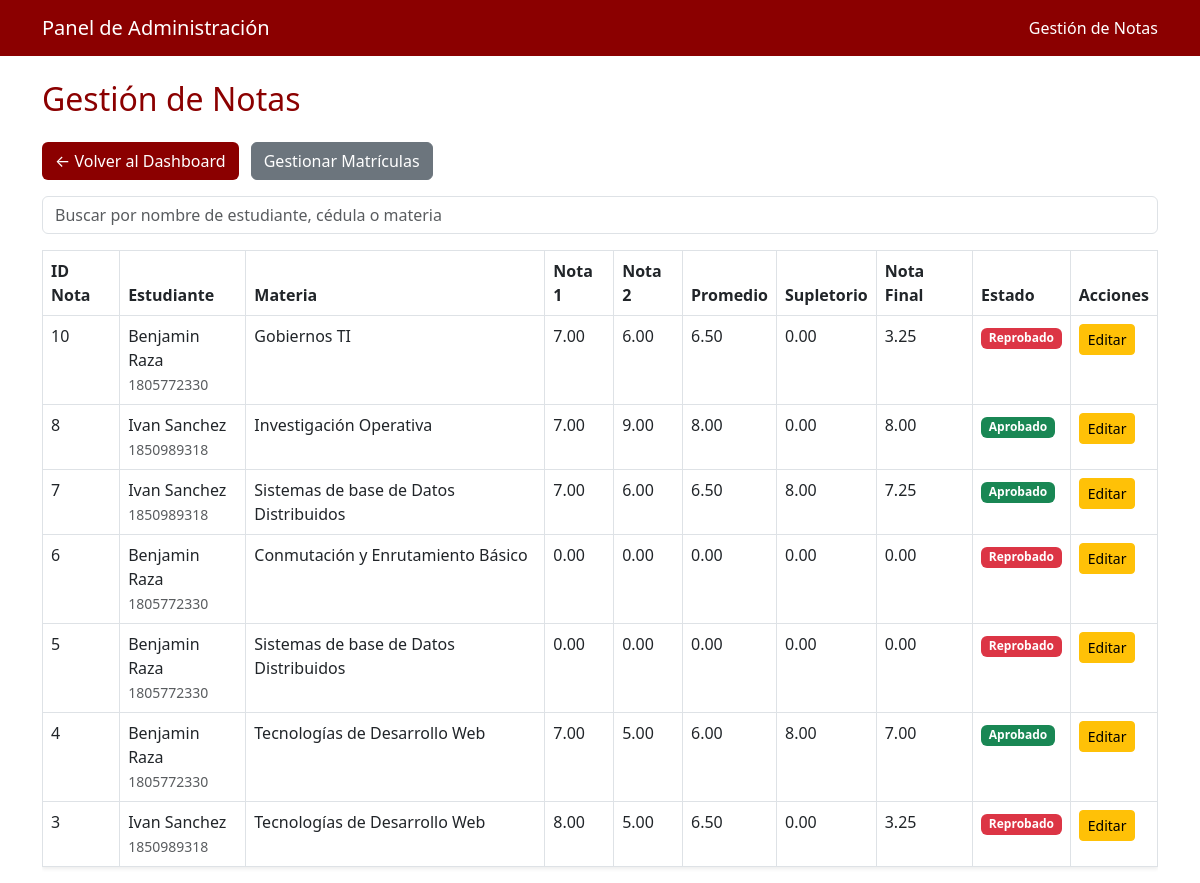
/app/vistas/admin/notas.php (signed in), run on the app's committed database.
### tables this page shows
CREATE TABLE `notas` (
  `IdNota` int(11) NOT NULL,
  `IdMatricula` int(11) DEFAULT NULL,
  `Nota1` decimal(5,2) DEFAULT NULL,
  `Nota2` decimal(5,2) DEFAULT NULL,
  `Supletorio` decimal(5,2) DEFAULT NULL
);

CREATE TABLE `usuarios` (
  `Cedula` varchar(10) NOT NULL,
  `PrimerNombre` varchar(50) DEFAULT NULL,
  `SegundoNombre` varchar(50) DEFAULT NULL,
  `PrimerApellido` varchar(50) DEFAULT NULL,
  `SegundoApellido` varchar(50) DEFAULT NULL,
  `CorreoInstitucional` varchar(100) DEFAULT NULL,
  `Provincia` varchar(50) DEFAULT NULL,
  `Rol` varchar(20) DEFAULT NULL CHECK (`Rol` in ('ADMINISTRADOR','ESTUDIANTE','PROFESOR','SECRETARIA')),
  `Contrasena` varchar(100) NOT NULL
);

CREATE TABLE `matriculas` (
  `IdMatricula` int(11) NOT NULL,
  `CedulaEstudiante` varchar(10) DEFAULT NULL,
  `CedulaSecretaria` varchar(10) DEFAULT NULL,
  `IdMateria` varchar(10) DEFAULT NULL,
  `RepiteMateria` int(1) DEFAULT NULL
);

CREATE TABLE `materias` (
  `IdMateria` varchar(10) NOT NULL,
  `NombreMateria` varchar(100) DEFAULT NULL,
  `Creditos` int(11) DEFAULT NULL,
  `IdSemestre` int(11) DEFAULT NULL,
  `IdProfesor` varchar(10) DEFAULT NULL
);

### app/vistas/admin/notas.php (the view, shortened to what this page needs)
<?php
require '../../config/conexion.php';
$filtro = $_GET['filtro'] ?? '';
$sql = "SELECT n.IdNota, n.IdMatricula, n.Nota1, n.Nota2, n.Supletorio,
               m.CedulaEstudiante, m.IdMateria,
               e.PrimerNombre AS NombreEstudiante, e.PrimerApellido AS ApellidoEstudiante,
               mat.NombreMateria
        FROM Notas n
        JOIN Matriculas m ON n.IdMatricula = m.IdMatricula
        JOIN Usuarios e ON m.CedulaEstudiante = e.Cedula
        JOIN Materias mat ON m.IdMateria = mat.IdMateria
        WHERE e.PrimerNombre LIKE :filtro OR e.PrimerApellido LIKE :filtro
              OR m.CedulaEstudiante LIKE :filtro OR mat.NombreMateria LIKE :filtro
        ORDER BY n.IdNota DESC";
$stmt = $conexion->prepare($sql);
$stmt->execute(['filtro' => "%$filtro%"]);
$notas = $stmt->fetchAll(PDO::FETCH_ASSOC);
?>
<!DOCTYPE html>
<html lang="es">
<head>
    <link href="https://cdn.jsdelivr.net/npm/bootstrap@5.3.0/dist/css/bootstrap.min.css" rel="stylesheet">
</head>
<body>
<nav class="navbar navbar-expand-lg navbar-custom mb-4">
    <div class="container">
        <a class="navbar-brand" href="../../dashboard.php">Panel de Administración</a>
        <span class="navbar-text">Gestión de Notas</span>
    </div>
</nav>
<div class="container mt-4">
    <h2 class="mb-4">Gestión de Notas</h2>
    <a href="../../dashboard.php" class="btn btn-rojo mb-3">← Volver al Dashboard</a>
    <a href="matriculas.php" class="btn btn-secondary mb-3 ms-2">Gestionar Matrículas</a>
    <form method="GET" class="mb-3">
        <input type="text" name="filtro" class="form-control" placeholder="Buscar por nombre de estudiante, cédula o materia" value="<?= htmlspecialchars($filtro) ?>">
    </form>
    <div class="table-responsive">
        <table class="table table-bordered table-hover shadow-sm">
            <thead>
                <tr>
                    <th>ID Nota</th>
                    <th>Estudiante</th>
                    <th>Materia</th>
                    <th>Nota 1</th>
                    <th>Nota 2</th>
                    <th>Promedio</th>
                    <th>Supletorio</th>
                    <th>Nota Final</th>
                    <th>Estado</th>
                    <th>Acciones</th>
                </tr>
            </thead>
            <tbody>
                <?php foreach ($notas as $n):
                    $promedio = (!is_null($n['Nota1']) && !is_null($n['Nota2'])) ? ($n['Nota1'] + $n['Nota2']) / 2 : null;
                    $notaFinal = $promedio;
                    if (!is_null($promedio) && $promedio < 7 && !is_null($n['Supletorio'])) {
                        $notaFinal = ($promedio + $n['Supletorio']) / 2;
                    }
                    $estado = 'Pendiente';
                    if (!is_null($notaFinal)) {
                        $estado = $notaFinal >= 7 ? 'Aprobado' : 'Reprobado';
                    }
                ?>
                <tr>
                    <td><?= $n['IdNota'] ?></td>
                    <td><?= $n['NombreEstudiante'] . ' ' . $n['ApellidoEstudiante'] ?><br>
                        <small class="text-muted"><?= $n['CedulaEstudiante'] ?></small></td>
                    <td><?= $n['NombreMateria'] ?></td>
                    <td><?= !is_null($n['Nota1']) ? number_format($n['Nota1'], 2) : '-' ?></td>
                    <td><?= !is_null($n['Nota2']) ? number_format($n['Nota2'], 2) : '-' ?></td>
                    <td><?= !is_null($promedio) ? number_format($promedio, 2) : '-' ?></td>
                    <td><?= !is_null($n['Supletorio']) ? number_format($n['Supletorio'], 2) : '-' ?></td>
                    <td><?= !is_null($notaFinal) ? number_format($notaFinal, 2) : '-' ?></td>
                    <td>
                        <?php if ($estado == 'Aprobado'): ?>
                            <span class="badge bg-success">Aprobado</span>
                        <?php elseif ($estado == 'Reprobado'): ?>
                            <span class="badge bg-danger">Reprobado</span>
                        <?php else: ?>
                            <span class="badge bg-warning text-dark">Pendiente</span>
                        <?php endif; ?>
                    </td>
                    <td>
                        <a href="notas.php?editar=<?= $n['IdNota'] ?>" class="btn btn-warning btn-sm">Editar</a>
                    </td>
                </tr>
                <?php endforeach; ?>
            </tbody>
        </table>
    </div>
</div>
</body>
</html>

### app/vistas/admin/notas.php (style rules this page uses)
body { background-color: #ffffff; }
.navbar-custom { background-color: #8B0000; }
.navbar-custom .navbar-brand, .navbar-custom .nav-link, .navbar-custom .navbar-text { color: #ffffff; }
.btn-rojo { background-color: #8B0000; color: white; }
.table thead { background-color: #8B0000; color: white; }
h2 { color: #8B0000; }

### data on the page
notas: IdNota "10", usuarios.PrimerNombre "Benjamin", usuarios.PrimerApellido "Raza", IdMatricula.CedulaEstudiante "1805772330", materias.NombreMateria "Gobiernos TI", Nota1 "7.00", Nota2 "6.00", promedio "6.50", Supletorio "0.00", notaFinal "3.25", shows "Reprobado"
notas: IdNota "8", usuarios.PrimerNombre "Ivan", usuarios.PrimerApellido "Sanchez", IdMatricula.CedulaEstudiante "1850989318", materias.NombreMateria "Investigación Operativa", Nota1 "7.00", Nota2 "9.00", promedio "8.00", Supletorio "0.00", notaFinal "8.00", shows "Aprobado"
notas: IdNota "7", usuarios.PrimerNombre "Ivan", usuarios.PrimerApellido "Sanchez", IdMatricula.CedulaEstudiante "1850989318", materias.NombreMateria "Sistemas de base de Datos Distribuidos", Nota1 "7.00", Nota2 "6.00", promedio "6.50", Supletorio "8.00", notaFinal "7.25", shows "Aprobado"
notas: IdNota "6", usuarios.PrimerNombre "Benjamin", usuarios.PrimerApellido "Raza", IdMatricula.CedulaEstudiante "1805772330", materias.NombreMateria "Conmutación y Enrutamiento Básico", Nota1 "0.00", Nota2 "0.00", Supletorio "0.00", shows "Reprobado"
notas: IdNota "5", usuarios.PrimerNombre "Benjamin", usuarios.PrimerApellido "Raza", IdMatricula.CedulaEstudiante "1805772330", materias.NombreMateria "Sistemas de base de Datos Distribuidos", Nota1 "0.00", Nota2 "0.00", Supletorio "0.00", shows "Reprobado"
notas: IdNota "4", usuarios.PrimerNombre "Benjamin", usuarios.PrimerApellido "Raza", IdMatricula.CedulaEstudiante "1805772330", materias.NombreMateria "Tecnologías de Desarrollo Web", Nota1 "7.00", Nota2 "5.00", promedio "6.00", Supletorio "8.00", shows "Aprobado"
notas: IdNota "3", usuarios.PrimerNombre "Ivan", usuarios.PrimerApellido "Sanchez", IdMatricula.CedulaEstudiante "1850989318", materias.NombreMateria "Tecnologías de Desarrollo Web", Nota1 "8.00", Nota2 "5.00", promedio "6.50", Supletorio "0.00", notaFinal "3.25", shows "Reprobado"
